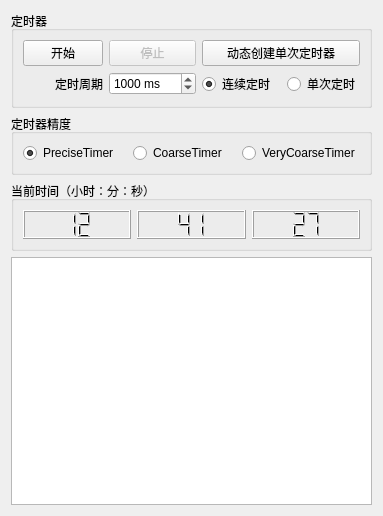
<?xml version="1.0" encoding="UTF-8"?>
<ui version="4.0">
 <class>Widget</class>
 <widget class="QWidget" name="Widget">
  <property name="geometry">
   <rect>
    <x>0</x>
    <y>0</y>
    <width>348</width>
    <height>516</height>
   </rect>
  </property>
  <property name="windowTitle">
   <string>Widget</string>
  </property>
  <layout class="QGridLayout" name="gridLayout_4">
   <item row="0" column="0">
    <widget class="QGroupBox" name="groupBox">
     <property name="sizePolicy">
      <sizepolicy hsizetype="Preferred" vsizetype="Fixed">
       <horstretch>0</horstretch>
       <verstretch>0</verstretch>
      </sizepolicy>
     </property>
     <property name="title">
      <string>定时器</string>
     </property>
     <layout class="QGridLayout" name="gridLayout">
      <item row="0" column="0">
       <widget class="QPushButton" name="btnStart">
        <property name="text">
         <string>开始</string>
        </property>
       </widget>
      </item>
      <item row="0" column="3" colspan="3">
       <widget class="QPushButton" name="btnOneShot">
        <property name="text">
         <string>动态创建单次定时器</string>
        </property>
       </widget>
      </item>
      <item row="0" column="1" colspan="2">
       <widget class="QPushButton" name="btnStop">
        <property name="enabled">
         <bool>false</bool>
        </property>
        <property name="minimumSize">
         <size>
          <width>0</width>
          <height>0</height>
         </size>
        </property>
        <property name="text">
         <string>停止</string>
        </property>
       </widget>
      </item>
      <item row="1" column="0">
       <widget class="QLabel" name="label">
        <property name="text">
         <string>定时周期</string>
        </property>
        <property name="alignment">
         <set>Qt::AlignRight|Qt::AlignTrailing|Qt::AlignVCenter</set>
        </property>
       </widget>
      </item>
      <item row="1" column="1" colspan="2">
       <widget class="QSpinBox" name="spinBox">
        <property name="suffix">
         <string> ms</string>
        </property>
        <property name="maximum">
         <number>100000</number>
        </property>
        <property name="value">
         <number>1000</number>
        </property>
       </widget>
      </item>
      <item row="1" column="3">
       <widget class="QRadioButton" name="radioContinue">
        <property name="enabled">
         <bool>true</bool>
        </property>
        <property name="text">
         <string>连续定时</string>
        </property>
        <property name="checked">
         <bool>true</bool>
        </property>
       </widget>
      </item>
      <item row="1" column="5">
       <widget class="QRadioButton" name="radioSingle">
        <property name="text">
         <string>单次定时</string>
        </property>
       </widget>
      </item>
     </layout>
    </widget>
   </item>
   <item row="2" column="0">
    <widget class="QGroupBox" name="groupBox_3">
     <property name="minimumSize">
      <size>
       <width>0</width>
       <height>70</height>
      </size>
     </property>
     <property name="title">
      <string>当前时间（小时：分：秒）</string>
     </property>
     <layout class="QGridLayout" name="gridLayout_3">
      <item row="0" column="0">
       <widget class="QLCDNumber" name="LCDHour">
        <property name="smallDecimalPoint">
         <bool>false</bool>
        </property>
        <property name="digitCount">
         <number>2</number>
        </property>
        <property name="intValue" stdset="0">
         <number>12</number>
        </property>
       </widget>
      </item>
      <item row="0" column="1">
       <widget class="QLCDNumber" name="LCDMin">
        <property name="digitCount">
         <number>2</number>
        </property>
        <property name="intValue" stdset="0">
         <number>41</number>
        </property>
       </widget>
      </item>
      <item row="0" column="2">
       <widget class="QLCDNumber" name="LCDSec">
        <property name="digitCount">
         <number>2</number>
        </property>
        <property name="intValue" stdset="0">
         <number>27</number>
        </property>
       </widget>
      </item>
     </layout>
    </widget>
   </item>
   <item row="3" column="0">
    <widget class="QPlainTextEdit" name="plainTextEdit">
     <property name="minimumSize">
      <size>
       <width>0</width>
       <height>70</height>
      </size>
     </property>
    </widget>
   </item>
   <item row="1" column="0">
    <widget class="QGroupBox" name="groupBox_2">
     <property name="sizePolicy">
      <sizepolicy hsizetype="Preferred" vsizetype="Fixed">
       <horstretch>0</horstretch>
       <verstretch>0</verstretch>
      </sizepolicy>
     </property>
     <property name="title">
      <string>定时器精度</string>
     </property>
     <layout class="QGridLayout" name="gridLayout_2">
      <item row="0" column="0">
       <widget class="QRadioButton" name="radioPrecise">
        <property name="text">
         <string>PreciseTimer</string>
        </property>
        <property name="checked">
         <bool>true</bool>
        </property>
       </widget>
      </item>
      <item row="0" column="1">
       <widget class="QRadioButton" name="radioCoarse">
        <property name="text">
         <string>CoarseTimer</string>
        </property>
       </widget>
      </item>
      <item row="0" column="2">
       <widget class="QRadioButton" name="radioVery">
        <property name="text">
         <string>VeryCoarseTimer</string>
        </property>
       </widget>
      </item>
     </layout>
    </widget>
   </item>
  </layout>
 </widget>
 <resources/>
 <connections/>
</ui>
